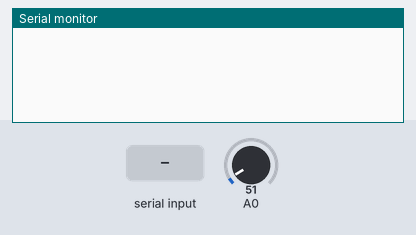
Recording of a sketch running on a simulated Arduino Uno, built with avr-gcc and run on an emulated ATmega328P. Shown: the last lines printed to the serial monitor. The inputs (shaded band) are chosen by the test bench; at power-on: A0 = 51.

Above: at 1.2 s.
1.3 s: "Y" received over Serial
At 1.8 s:
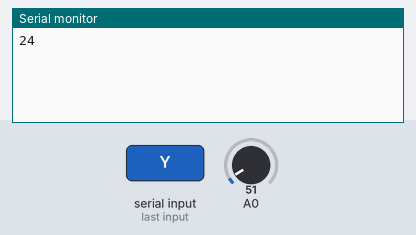
3.8 s: A0 set to 61
At 5.1 s:
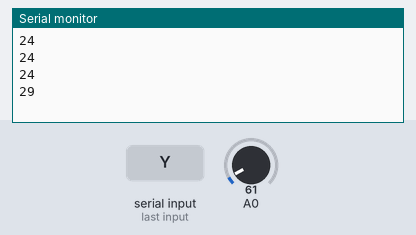
5.3 s: A0 set to 71
At 6.1 s:
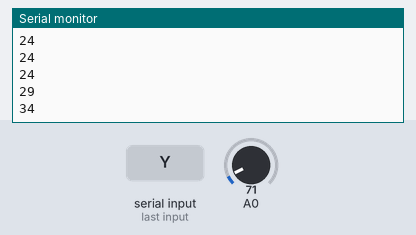
Timing chart, 0 to 8.3 s (numbered marks = the images above; inputs shaded):
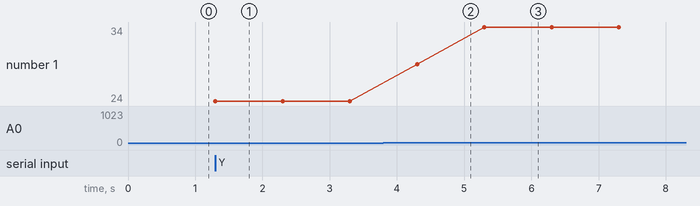

Measured:
- after the input at 1.3 s, the serial monitor: prints a new line at once (image 1)
- after the input at 3.8 s, the serial monitor: prints a new line after 0.50 s (image 2)
- after the input at 5.3 s, the serial monitor: prints a new line at once (image 3)
- plotted number 1: 24 → 29 after the input at 3.8 s, 29 → 34 after the input at 5.3 s

The sketch:

Exercise_7_Q1.ino
```cpp
// This variable holds the last command received ('Y' to send, 'N' to stop)
char ch = 'N';

void setup() {
  Serial.begin(9600);
}

void loop() {
  if (Serial.available() > 0) {
    ch = Serial.read(); // Read the character and update the command
  }

  // If the last command was 'Y', start/continue transmitting temperature
  if (ch == 'Y') {

    // Read the analog value from the LM35 sensor on pin A0 (PC0)
    int adcVal = analogRead(A0);

    // Convert the 10-bit ADC value (0-1023) to a voltage (0.0-5.0V)
    float voltage = adcVal * (5.0 / 1024.0);

    // Convert the voltage to temperature in Celsius
    // (LM35 is 10mV per degree C, so temp = voltage * 100)
    float tempC = voltage * 100;

    Serial.println((int)tempC);


    delay(1000);
  }

}
```
